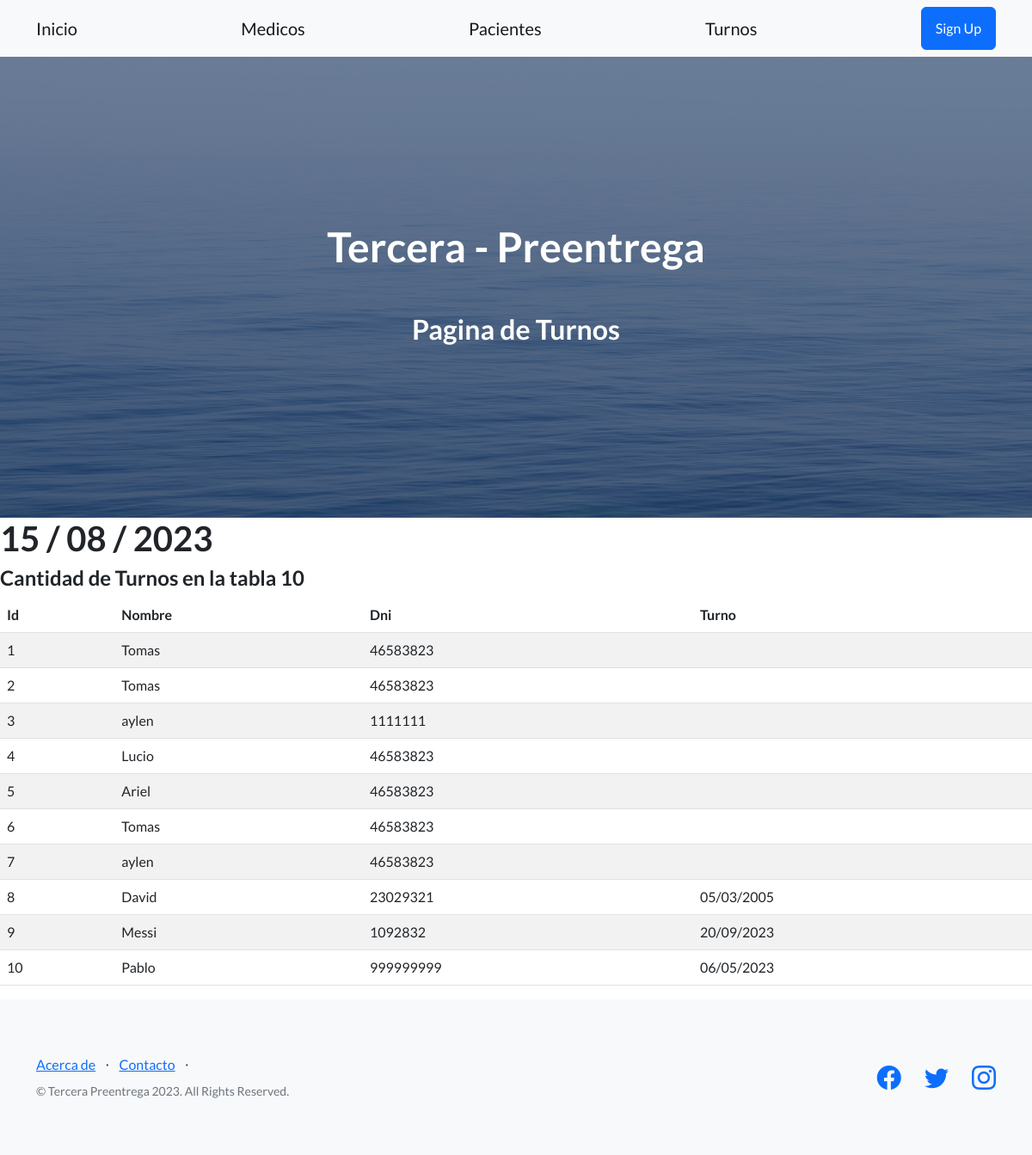
The page /turnos/ on the database its author committed.
### aplicacion/models.py (models this page shows)
class Turno(models.Model):
    nombre = models.CharField(max_length=50)
    dni = models.IntegerField()
    fecha = models.DateField()

### aplicacion/views.py (the view)
# urls.py: path('turnos/', turnos, name="turnos"),
def turnos (request):
    contexto = {'turnos' : Turno.objects.all()}
    return render(request, "aplicacion/turnos.html" , contexto)

### aplicacion/templates/aplicacion/turnos.html
{% extends 'aplicacion/base.html' %}
{% load static %}
{% block titulo %}
  Pagina de Turnos
{% endblock titulo %}
{% block contenido %}
   <h1> {{ titulo|upper }} {% now " d / m /  Y " %} </h1>
   <h4> Cantidad de Turnos en la tabla {{turnos|length}}</h4>
   <table class="table table-striped">
      <thead>
           <tr>
               <th> Id </th>
               <th> Nombre </th>
               <th> Dni </th>
               <th> Turno </th>
           </tr>
      </thead>
      <tbody>
   {% for c in turnos  %}
   <tr>
       <td> {{ c.id }} </td>
       <td> {{ c.nombre }} </td>
       <td> {{ c.dni }} </td>
       <td> {{ c.fecha|date:"d/m/Y" }} </td>
   </tr>
   {% endfor %}
  </tbody>
  </table>
{% endblock contenido %}

### rows shown on the page
Turno: id "1", nombre "Tomas", dni "46583823"
Turno: id "2", nombre "Tomas", dni "46583823"
Turno: id "3", nombre "aylen", dni "1111111"
Turno: id "4", nombre "Lucio", dni "46583823"
Turno: id "5", nombre "Ariel", dni "46583823"
Turno: id "6", nombre "Tomas", dni "46583823"
Turno: id "7", nombre "aylen", dni "46583823"
Turno: id "8", nombre "David", dni "23029321", fecha "05/03/2005"
Turno: id "9", nombre "Messi", dni "1092832", fecha "20/09/2023"
Turno: id "10", nombre "Pablo", dni "999999999", fecha "06/05/2023"

### other values the page prints
{{ turnos|length }} "10"
